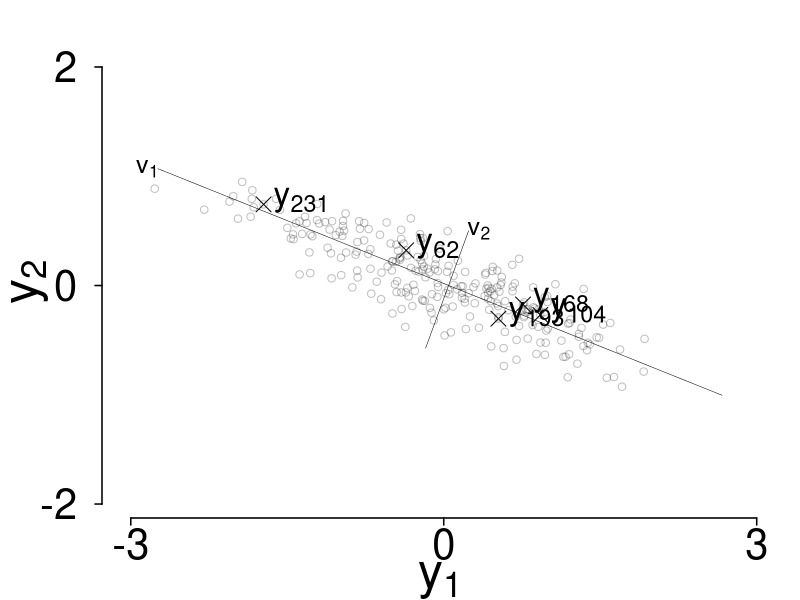

Here is the R script that generated this plot: (Note: this script raises an error after producing the figure.)
#
# title     : plotPCA.R
# purpose   : R script to create an illustration of principal component 
#           : analysis important concepts.
# author    : WD41, LRS/EPFL/PSI
# date      : May 2017
#
# Global variables ------------------------------------------------------------
set.seed(11245012)
otpfullnames <- c("./figures/plotPCA_1.pdf",
                  "./figures/plotPCA_2.pdf")

# Graphic Parameters
fig_size <- c(8.5, 6.5)             # width, height
margin <- c(4, 5, 2.2, 1) + 0.1     # canvas margin (bot, left, top, right)
cex_axis <- 2.5     # Axis marker size
cex_lab  <- 3.0     # Axis label size
cex_main <- 3.0     # Main title size
cex_ann  <- 2.0     # Annotation text
tck_len  <- -0.35   # Tick length
cex_lab_shift <- 1.25   # Shift of the axis label from the axis

# Define the illustrative case ------------------------------------------------
mu <- matrix(c(0, 0))                   # Mean vector
rr <- matrix(c(0.81, -1 * sqrt(0.81) * sqrt(0.25) * 0.85, 
               -1 * sqrt(0.81) * sqrt(0.16) * 0.85, 0.16), 
             nrow = 2)                              # Arbitrary covariance

ll <- t(chol(rr))

n <- 250
zz <- matrix(ncol = 2, nrow = n)

for (i in 1:n)
{
    zz[i, ] <- mu + ll %*% c(as.matrix(rnorm(2), nrow = 2))
}

# Carry out the principal component analysis ----------------------------------
zz_svd  <- svd(scale(zz,scale = F), nv = 2) # SVD on unscaled data
std_dev <- sqrt((zz_svd$d)^2/(n-1))
D <- diag(zz_svd$d)
pc_scores <- zz_svd$u %*% D

#zz_svd_scaled <- svd(scale(zz), nv = 2)    # SVD on scaled data
#D <- diag(zz_svd_scaled$d)
#pc_scores <- zz_svd_scaled$u %*% D
#std_dev <- sqrt(diag(D^2 / (n - 1)))
#diag(D^2 / (n - 1))

computeXY <- function(xx, yy, std_x, eigenvector)
{
    ax1 <- 3 * std_x * cos(atan(eigenvector[2]/eigenvector[1]))
    ax2 <- 3 * std_x * sin(atan(eigenvector[2]/eigenvector[1]))
    return(list(c(mean(xx) - ax1, mean(xx), mean(xx) + ax1),
                c(mean(yy) - ax2, mean(yy), mean(yy) + ax2)))
}

# Data points in the original coordinate system plot --------------------------
idx <- c(104,  62, 231, 193, 168)   # Select illustrative points
pdf(otpfullnames[1], family = "CM Roman", 
    width = fig_size[1], height = fig_size[2])
par(mfrow = c(1,1), mar = margin, las = 1,
    oma = c(0, 0, 0, 0), bty = "n")

plot(0, 0, type = "n", 
     xlim = c(mean(zz[,1]) - 1 * ceiling(3 * sqrt(0.81)), mean(zz[,1]) + ceiling(3 * sqrt(0.81))), 
     ylim = c(mean(zz[,2]) - 1 * ceiling(3 * sqrt(0.16)), mean(zz[,2]) + ceiling(3 * sqrt(0.16))),
     axes = FALSE,
     ylab = "", 
     xlab = "")

points(zz[,1], zz[,2], col = rgb(0, 0, 0, 0.25))
# Principal components lines with +- 3 sigma as length
lines(computeXY(zz[,1], zz[,2], std_dev[1], zz_svd$v[,1])[[1]],
      computeXY(zz[,1], zz[,2], std_dev[1], zz_svd$v[,1])[[2]],
      lwd = 0.5)
lines(computeXY(zz[,2], zz[,1], std_dev[2], zz_svd$v[,2])[[1]],
      computeXY(zz[,2], zz[,1], std_dev[2], zz_svd$v[,2])[[2]],
      lwd = 0.5)

# Illustrative points
points(zz[idx,1], zz[idx,2], pch = 4, cex = 2.0)

# Put labels
label <- data.frame(x = zz[idx,1],
                    y = zz[idx,2])
text(label$x[1], label$y[1], 
     labels = c(parse(text=paste("y[",idx[1],"]", sep = ""))), cex = cex_ann, pos = 4)
text(label$x[2], label$y[2], 
     labels = c(parse(text=paste("y[",idx[2],"]", sep = ""))), cex = cex_ann, pos = 4)
text(label$x[3], label$y[3], 
     labels = c(parse(text=paste("y[",idx[3],"]", sep = ""))), cex = cex_ann, pos = 4)
text(label$x[4], label$y[4], 
     labels = c(parse(text=paste("y[",idx[4],"]", sep = ""))), cex = cex_ann, pos = 4)
text(label$x[5], label$y[5], 
     labels = c(parse(text=paste("y[",idx[5],"]", sep = ""))), cex = cex_ann, pos = 4)

text(computeXY(zz[,1], zz[,2], std_dev[1], zz_svd$v[,1])[[1]][1]-0.1, 
     computeXY(zz[,1], zz[,2], std_dev[1], zz_svd$v[,1])[[2]][1], 
     labels = expression(v[1]),
     cex = 1.5)
text(computeXY(zz[,2], zz[,1], std_dev[2], zz_svd$v[,2])[[1]][3] + 0.1, 
     computeXY(zz[,2], zz[,1], std_dev[2], zz_svd$v[,2])[[2]][3], 
     labels = expression(v[2]),
     cex = 1.5)

# Set Axis, Ticks and Labels
# x-axis
axis(side = 1, lwd = 1.5,
     at = c(round(mean(zz[,1])) - ceiling(3 * sqrt(0.81)), 
            round(mean(zz[,1])), 
            round(mean(zz[,1])) + ceiling(3 * sqrt(0.81))), 
     mgp = c(3, cex_lab_shift, 0), 
     tcl = tck_len, cex.axis = cex_axis)
title(xlab = expression(y[1]), mgp = c(3.25, 0, 0), cex.lab = cex_lab)
# y-axis
axis(side = 2, lwd = 1.5,
     at = c(round(mean(zz[,2])) - ceiling(3 * sqrt(0.25)), 
            round(mean(zz[,2])), 
            round(mean(zz[,2])) + ceiling(3 * sqrt(0.25))), 
     mgp = c(3, cex_lab_shift, 0), 
     tcl = tck_len, 
     cex.axis = cex_axis)
title(ylab = expression(y[2]), mgp = c(2.5, 0, 0), cex.lab = cex_lab)

dev.off()
embed_fonts(otpfullnames[1], outfile = otpfullnames[1])


# Data points in the new (optimal) coordinate system plot ---------------------

pdf(otpfullnames[2], family = "CM Roman", 
    width = fig_size[1], height = fig_size[2])
par(mfrow = c(1,1), mar = margin, las = 1,
    oma = c(0, 0, 0, 0), bty = "n")

plot(0, 0, type = "n", 
     xlim = c(-1 * ceiling(3 * std_dev[1]), ceiling(3 * std_dev[1])), 
     ylim = c(-1 * ceiling(3 * std_dev[2]), ceiling(3 * std_dev[2])),
     axes = FALSE,
     ylab = "", 
     xlab = "")

points(pc_scores[,1], pc_scores[,2], col = rgb(0, 0, 0, 0.25))

lines(c(-3 * sd(pc_scores[,1]), 0, 3 * sd(pc_scores[,1])), c(0, 0, 0), 
      lwd = 0.5)
lines(c(0, 0, 0), c(-3 * sd(pc_scores[,2]), 0, 3 * sd(pc_scores[,2])), 
      lwd = 0.5)
# Illustrative points
points(pc_scores[idx,1], pc_scores[idx,2], pch = 4, cex = 2.0)
label <- data.frame(x = pc_scores[idx,1],
                    y = pc_scores[idx,2])
# Put labels
for (i in 1:5) 
{
    lines(c(pc_scores[idx[i],1], pc_scores[idx[i],1]), c(0, pc_scores[idx[i],2]), lwd = .5, lty = 2)
    lines(c(0, pc_scores[idx[i],1]), c(pc_scores[idx[i],2], pc_scores[idx[i],2]), lwd = .5, lty = 2)
}
text(label$x[1], label$y[1], 
     labels = c(parse(text=paste("w[",idx[1],"]", sep = ""))), cex = cex_ann, pos = 2)
text(label$x[2], label$y[2], 
     labels = c(parse(text=paste("w[",idx[2],"]", sep = ""))), cex = cex_ann, pos = 3)
text(label$x[3], label$y[3], 
     labels = c(parse(text=paste("w[",idx[3],"]", sep = ""))), cex = cex_ann, pos = 4)
text(label$x[4], label$y[4], 
     labels = c(parse(text=paste("w[",idx[4],"]", sep = ""))), cex = cex_ann, pos = 1)
text(label$x[5], label$y[5], 
     labels = c(parse(text=paste("w[",idx[5],"]", sep = ""))), cex = cex_ann, pos = 3)

# Set Axis, Ticks and Labels
# x-axis
axis(side = 1, lwd = 1.5,
     at = c(-1 * ceiling(3 * std_dev[1]), 0, ceiling(3 * std_dev[1])), 
     mgp = c(3, cex_lab_shift, 0), 
     tcl = tck_len, cex.axis = cex_axis)
title(xlab = expression(v[1]), mgp = c(3.25, 0, 0), cex.lab = cex_lab)
# y-axis
axis(side = 2, lwd = 1.5,
     at = c(-1 * ceiling(3 * std_dev[2]), 0, ceiling(3 * std_dev[2])), 
     mgp = c(3, cex_lab_shift, 0), 
     tcl = tck_len, 
     cex.axis = cex_axis)
title(ylab = expression(v[2]), mgp = c(2.5, 0, 0), cex.lab = cex_lab)

# Save the plot
dev.off()
embed_fonts(otpfullnames[2], outfile = otpfullnames[2])
